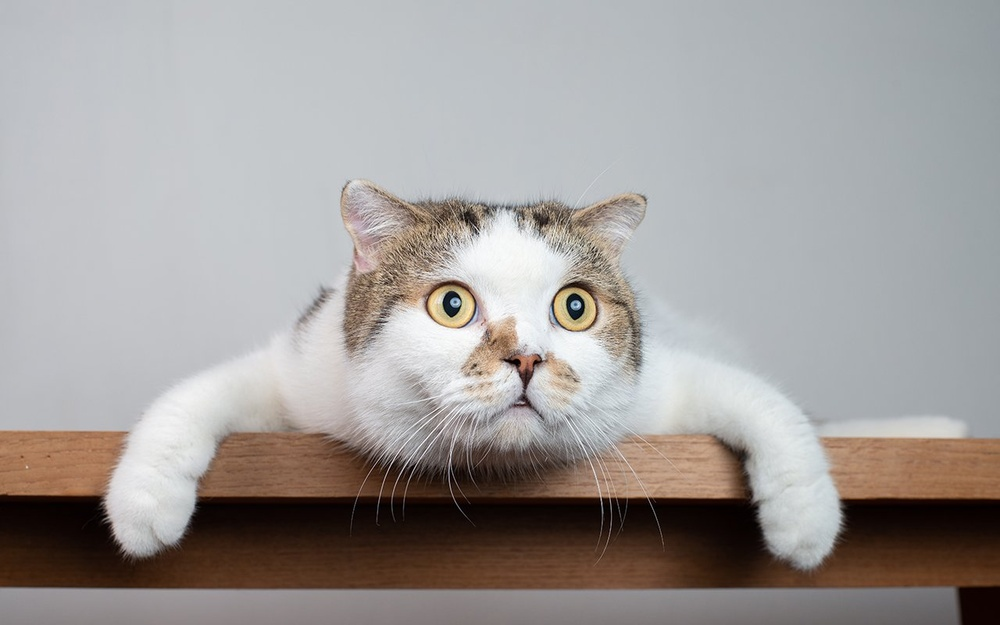
#> input picture 4th_semester/High_performance_programming/exam/src/Exercise2/cat.jpg, 1000 x 625 px, shrunk from 1280 x 800 before the run
$ python DCT_JIT.py
#> lines starting #> are read from the running program, lines starting #| are printed output that depends on the picture
from math import cos, pi, sqrt
import numpy as np
from PIL import Image, ImageOps
from time import perf_counter
from numba import jit

@jit
def Multiplication(m1, m2):
    res= []
    for i in range(len(m1)):
        res.append([])
        for j in range(len(m2[0])):
            Sum = 0
            for k in range(len(m2)):
                Sum += m1[i][k] * m2[k][j]
            res[i].append(Sum)
    return res

@jit
def HadamardDivision(m1,m2):
    res = []
    for i in range(len(m1)):
        res.append([])
        for j in range(len(m1[i])):
            res[i].append(m1[i][j]/m2[i][j])
    return res

# Function to convert image to greyscale
def ConvertGreyscale(Path:str):
    Img = Image.open(Path)
    Grey = ImageOps.grayscale(Img)
    Grey.show("Original Greyscale Image")
    GreyArr = np.array(Grey)
    return GreyArr

# Function to create the DCT matrix.
# Refer to workshop document for explanation about how the matrix is made.
def CreateDCTMatrix(Size):
    L1 = Size
    Res = []
    for i in range(L1):
        Res.append([])
        for j in range(L1):
            Res[i].append(sqrt(2/Size)*cos((pi*(2*j + 1)*i)/(2*L1)))
    Res = np.array(Res)
    Res[0] = Res[0]*sqrt(1/2)
    return Res

def CreateQuantizationMatrix(Size, Quality):
    Res = []
    ScaleFactor = 1/(Size**(Quality/25))
    for i in range(Size):
        Res.append([])
        for j in range(Size):
            Res[i].append(ScaleFactor*(i+j)**2+1)
    return Res

# Function to partition image into square matrices of dimensions (Size x Size)
# With size of 8 the return value is a matrix of matrices,
# Where for example the matrix at (0,0) has the values from (0:7, 0:7)
# The matrix at (0,1) has the values from (0:7, 8:15) and matrix at (1,1) has values from (8:15,8:15) etc.
def PartitionImage(ImageMatrix:np.ndarray, Size):
    # Check that the row dimension of the matrix is divisible by Size
    if ImageMatrix.shape[0]%Size != 0:
        print(f'The row dimension is not divisible by {Size}')
        return ImageMatrix
    else:
        Res = []
        for i in range(ImageMatrix.shape[0]//Size):
            Res.append([])
            # Check that the column dimension of the matrix is divisible by Size
            if ImageMatrix.shape[1]%Size != 0:
                print(f'The column dimension in row {i} is not divisible by {Size}')
                return ImageMatrix
            else:
                # Create the sub-matrices by literally taking a sub-matrix out of the image
                for j in range(ImageMatrix.shape[1]//Size):
                    Partition = ImageMatrix[i*Size:(i+1)*Size, j*Size:(j+1)*Size]
                    Res[i].append(Partition)
        return Res

# This undos what the above function does, by going through the matrices in the matrix and expanding their elements out
def UnpartitionImage(PartitionedMatrix, Size):
    Res = []
    for m in range(len(PartitionedMatrix)):
        # Create the rows beforehand, so that we just append the values to them to expand the sub-matrices
        for _ in range(Size): Res.append([])
        for n in range(len(PartitionedMatrix[m])):
            # Check that the row dimension of the sub-matrix is divisible by Size
            if PartitionedMatrix[m][n].shape[0] != Size:
                print(f'Row dimension if sub-matrix in ({m},{n}) does not match {Size}')
                return PartitionedMatrix
            else:
                for i in range(Size):
                    # Check that the column dimension of the sub-matrix is divisible by Size
                    if PartitionedMatrix[m][n].shape[1] != Size:
                        print(f'Column dimension if sub-matrix in ({m},{n}) does not match {Size}')
                        return PartitionedMatrix
                    else:
                        for j in range(Size):
                            Res[(m*Size+i)].append(PartitionedMatrix[m][n][i][j])
    return Res

# This is the function that does the transformation. It also does compression by quantization.
def ProcessorDCT2(DCT, Image, Size, QuantizationMatrix):
    Image = np.array(Image)
    # Partition the image to sub-matrices of dimension (Size, Size)
    Partitioned = PartitionImage(Image, Size)
    PartitionedTransformed = []                 # Matrix to include the transformed sub-matrices
    for i in range(len(Partitioned)):
        PartitionedTransformed.append([])
        # Go through all sub-matrices and DCT transform them then quantize them.
        for j in range(len(Partitioned[i])):
            Arr = Multiplication(DCT, Partitioned[i][j]) # multiplies the DCT matrixes with the 8 x 8 blocks
            Arr = Multiplication(Arr, DCT.transpose())   # multiplies the tranformed image matrix with the transposed DCT matrix
            Arr = HadamardDivision(Arr,QuantizationMatrix)
            Arr = np.round(Arr, 0)
            PartitionedTransformed[i].append(Arr)
    # Expand the transformed sub-matrices
    UnpartitionedTransformed = UnpartitionImage(PartitionedTransformed, Size)
    return UnpartitionedTransformed

# Does exactly the same as above, but it does not quantize.
def ProcessorDCT(DCT, Image, Size):
    Image = np.array(Image)
    Partitioned = PartitionImage(Image, Size)
    PartitionedTransformed = []
    for i in range(len(Partitioned)):
        PartitionedTransformed.append([])
        for j in range(len(Partitioned[i])):
            PartitionedTransformed[i].append(DCT@Partitioned[i][j]@DCT)
    UnpartitionedTransformed = UnpartitionImage(PartitionedTransformed, Size)
    return UnpartitionedTransformed

# Does exactly as ProcessorDCT2 if you passed the IDCT to it instead. You can use ProcessorDCT2 for both DCT and IDCT
def ProcessorIDCT(IDCT, Image, Size):
    Image = np.array(Image)
    Partitioned = PartitionImage(Image, Size)
    PartitionedTransformed = []
    for i in range(len(Partitioned)):
        PartitionedTransformed.append([])
        for j in range(len(Partitioned[i])):
            Arr = Multiplication(IDCT, Partitioned[i][j])
            Arr = Multiplication(Arr, IDCT.transpose())
            Arr = np.round(Arr, 0)
            PartitionedTransformed[i].append(Arr)
    UnpartitionedTransformed = UnpartitionImage(PartitionedTransformed, Size)
    return UnpartitionedTransformed

# Test to see if quantization worked
def Test3(Path, BlockSize, Quality):
#> called with Path = 'cat.jpg', BlockSize = 8, Quality = 25
    Img = ConvertGreyscale(Path)
#> in ConvertGreyscale, Img is the input picture: PIL image 1000x625 RGB; mean R, G, B 160.8, 156.6, 154.8
#> in ConvertGreyscale, `Grey = ImageOps.grayscale(Img)`:
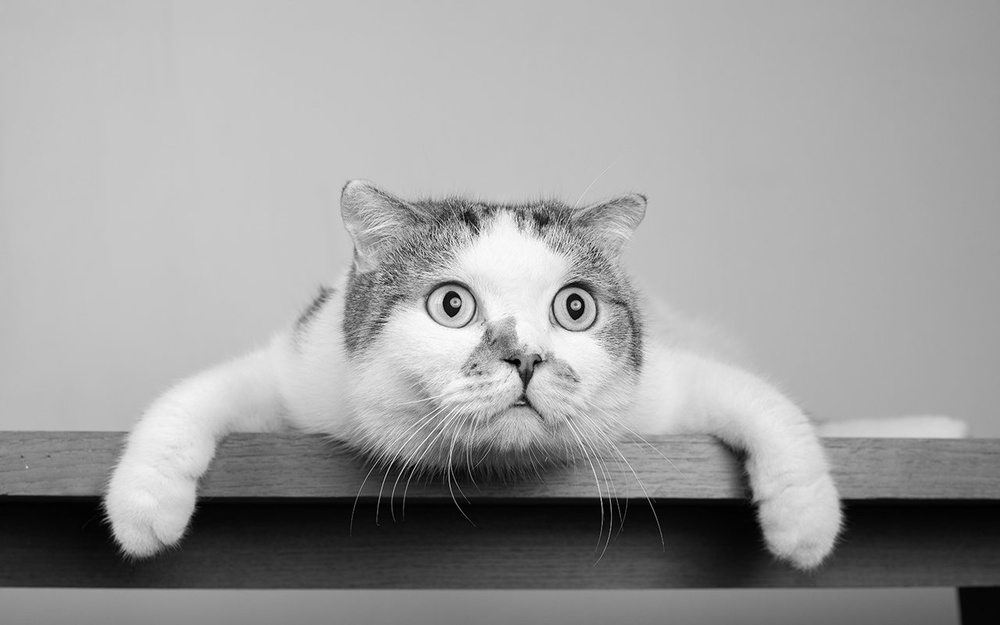
#> Grey: PIL image 1000x625 L; min 0, max 254, mean 157.6
    # Get original resolution so that we can remove any appended pixels at the end
    OriginalRes = Img.shape
#> OriginalRes = (625, 1000)
    Correct = False                         # True if appended pixels need to be removed
    PartitionSize = BlockSize
    # Check if the row and column dimensions of the image are divisible by the partition size.
    # If not, append black pixels so that they are.
    if Img.shape[0]%PartitionSize != 0 or Img.shape[1]%PartitionSize != 0:
        Correct = True
        NewRow = (Img.shape[0]//PartitionSize+1)*PartitionSize
#> NewRow = 632
        NewCol = (Img.shape[1]//PartitionSize+1)*PartitionSize
#> NewCol = 1008
        ZeroArr = np.zeros((NewRow,NewCol))
        ZeroArr[:Img.shape[0], :Img.shape[1]] = Img
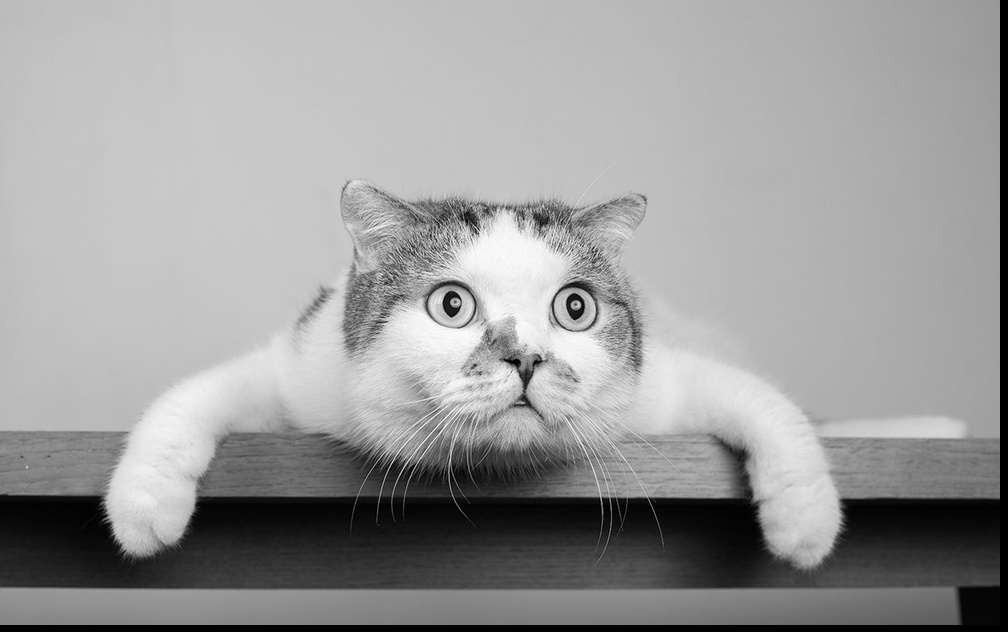
#> ZeroArr: shape (632, 1008) float64; min 0, max 254, mean 154.6
        Img = ZeroArr
    # Create DCT and Quantization matrix
    DCT = CreateDCTMatrix(PartitionSize)
    QuantizationMatrix = CreateQuantizationMatrix(BlockSize, Quality)
    # Transform and compress the image then inverse transform it
    Time1 = perf_counter()
    Transformed = ProcessorDCT2(DCT, Img, PartitionSize, QuantizationMatrix)
#> after the loop in PartitionImage, `for i in range(ImageMatrix.shape[0]//Size):`: Res = 79 items
#> the loop in ProcessorDCT2, `for i in range(len(Partitioned)):` made 79 passes
#> the loop in UnpartitionImage, `for m in range(len(PartitionedMatrix)):` made 79 passes
#> after the loop in UnpartitionImage, `for m in range(len(PartitionedMatrix)):`: Res = 632 items
#> Transformed = 632 items
    Time2 = perf_counter()
    Inversed = ProcessorIDCT(DCT.transpose(), Transformed, PartitionSize)
#> in ProcessorIDCT, `Image = np.array(Image)`:
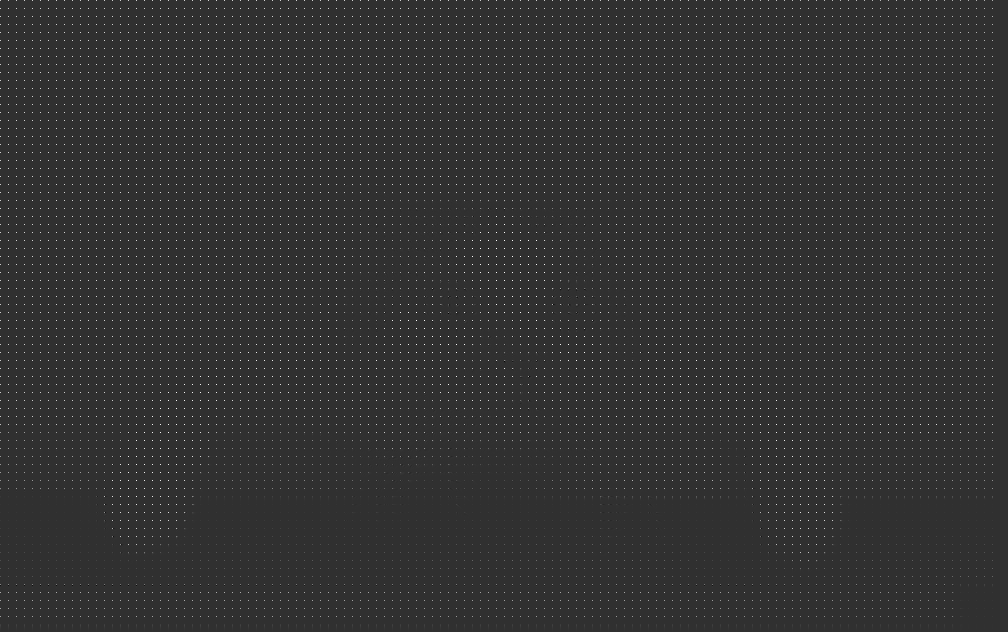
#> Image: shape (632, 1008) float64; min -469, max 1980, mean 19.4; drawn with min black and max white
#> in ProcessorIDCT, `Partitioned = PartitionImage(Image, Size)`: Partitioned = 79 items
#> the loop in ProcessorIDCT, `for i in range(len(Partitioned)):` made 79 passes
#> the loop in UnpartitionImage (call 2), `for m in range(len(PartitionedMatrix)):` made 79 passes
#> in ProcessorIDCT, `UnpartitionedTransformed = UnpartitionImage(PartitionedTransformed, Si..`: UnpartitionedTransformed = 632 items
#> Inversed = 632 items
    Time3 = perf_counter()
    print(f'Time taken to transform {Time2-Time1}\nTime taken to invert {Time3-Time2}\nTime for both {Time3-Time1}')
    # Convert the results into numpy arrays and then into pillow images
    Res = Image.fromarray(np.array(Transformed))
    Res2 = Image.fromarray(np.array(Inversed))
    # Show the DCT transformaed image, and then remove appended pixels if needed and show inversed image
    Res.show("DCT Transformed Image")
    if Correct:
        CorrectedInversed = np.array(Inversed)[:OriginalRes[0], :OriginalRes[1]]
        Res3 = Image.fromarray(CorrectedInversed)
        Res3.show("Corrected Compressed Image")
    else:
        Res2.show("Compressed Image")


if __name__ == "__main__":
    np.set_printoptions(suppress=True)
    Test3("cat.jpg", 8, 25)

$ run again, with 4th_semester/High_performance_programming/exam/src/Exercise2/4K_Image.jpg copied over 4th_semester/High_performance_programming/exam/src/Exercise2/cat.jpg
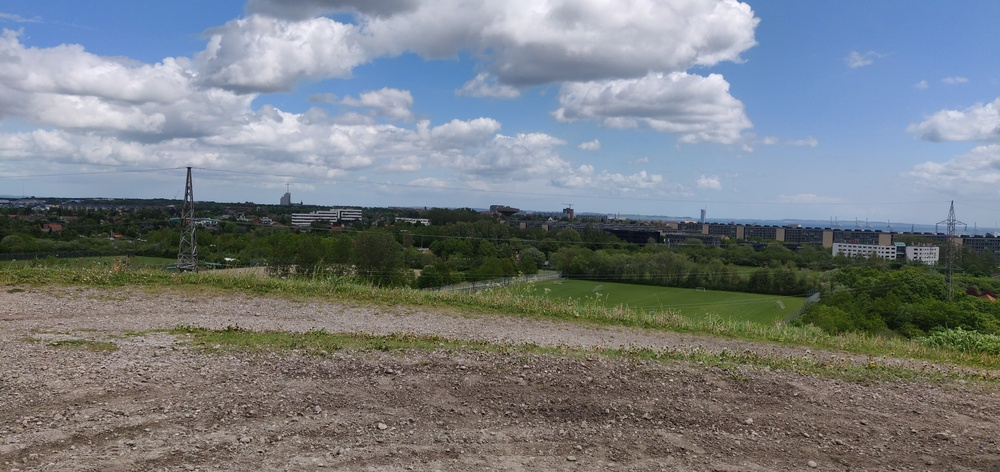
#> input picture 4th_semester/High_performance_programming/exam/src/Exercise2/4K_Image.jpg, 1000 x 472 px, shrunk from 4608 x 2176 before the run
#> in ConvertGreyscale, Img is the input picture: PIL image 1000x472 RGB; mean R, G, B 120, 126.1, 130.4
#> in ConvertGreyscale, `Grey = ImageOps.grayscale(Img)`:
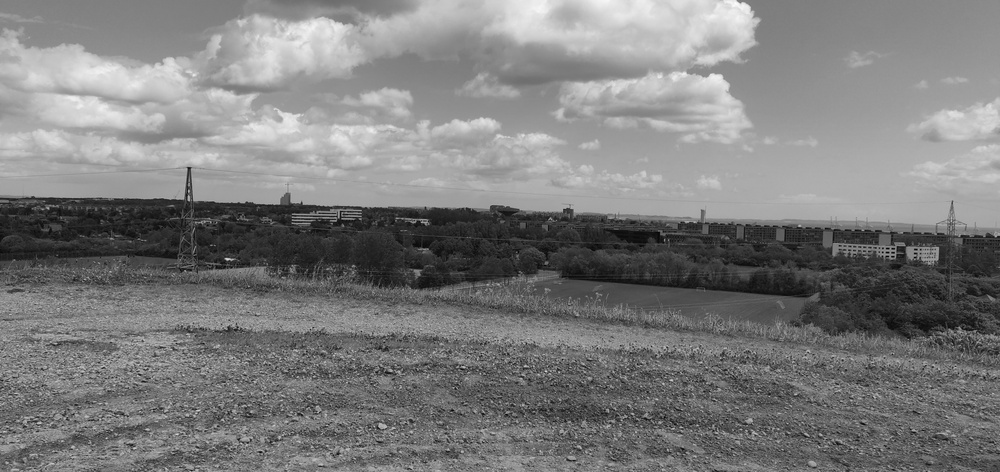
#> Grey: PIL image 1000x472 L; min 1, max 253, mean 124.8
#> after the loop in PartitionImage, `for i in range(ImageMatrix.shape[0]//Size):`: Res = 59 items
#> the loop in ProcessorDCT2, `for i in range(len(Partitioned)):` made 59 passes
#> the loop in UnpartitionImage, `for m in range(len(PartitionedMatrix)):` made 59 passes
#> after the loop in UnpartitionImage, `for m in range(len(PartitionedMatrix)):`: Res = 472 items
#> in ProcessorIDCT, `Image = np.array(Image)`:
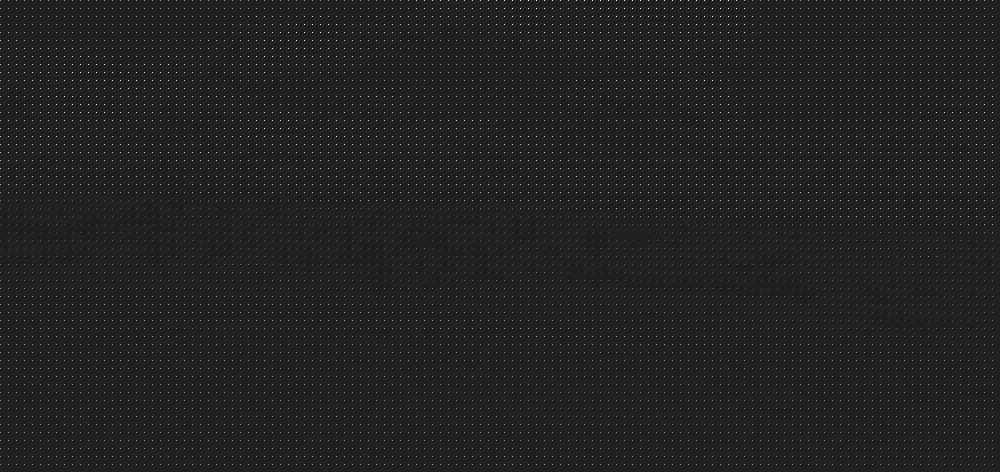
#> Image: shape (472, 1000) float64; min -282, max 1904, mean 15.6; drawn with min black and max white
#> in ProcessorIDCT, `Partitioned = PartitionImage(Image, Size)`: Partitioned = 59 items
#> the loop in ProcessorIDCT, `for i in range(len(Partitioned)):` made 59 passes
#> the loop in UnpartitionImage (call 2), `for m in range(len(PartitionedMatrix)):` made 59 passes
#> in ProcessorIDCT, `UnpartitionedTransformed = UnpartitionImage(PartitionedTransformed, Si..`: UnpartitionedTransformed = 472 items
